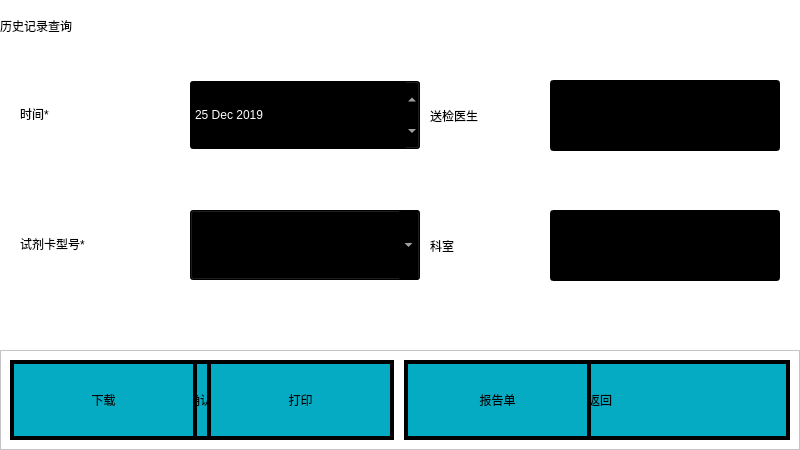
<?xml version="1.0" encoding="UTF-8"?>
<ui version="4.0">
 <class>Form</class>
 <widget class="QWidget" name="Form">
  <property name="geometry">
   <rect>
    <x>0</x>
    <y>0</y>
    <width>800</width>
    <height>450</height>
   </rect>
  </property>
  <property name="windowTitle">
   <string>Form</string>
  </property>
  <property name="styleSheet">
   <string notr="true">background-color: rgb(255, 255, 255);</string>
  </property>
  <widget class="QStackedWidget" name="stackedWidget">
   <property name="geometry">
    <rect>
     <x>0</x>
     <y>0</y>
     <width>800</width>
     <height>350</height>
    </rect>
   </property>
   <property name="currentIndex">
    <number>0</number>
   </property>
   <widget class="QWidget" name="page">
    <widget class="QLabel" name="label_3">
     <property name="geometry">
      <rect>
       <x>0</x>
       <y>0</y>
       <width>211</width>
       <height>51</height>
      </rect>
     </property>
     <property name="styleSheet">
      <string notr="true">font: 20pt &quot;宋体&quot;;</string>
     </property>
     <property name="text">
      <string>历史记录查询</string>
     </property>
    </widget>
    <widget class="QDateEdit" name="dateBox">
     <property name="geometry">
      <rect>
       <x>190</x>
       <y>80</y>
       <width>230</width>
       <height>70</height>
      </rect>
     </property>
     <property name="sizePolicy">
      <sizepolicy hsizetype="Minimum" vsizetype="Preferred">
       <horstretch>0</horstretch>
       <verstretch>0</verstretch>
      </sizepolicy>
     </property>
     <property name="styleSheet">
      <string notr="true">QDateEdit {
font: 20pt &quot;宋体&quot;;
color: rgb(255, 255, 255);
background-color: rgb(0, 0, 0);
}

QDateEdit::drop-down
{
width:56px;  height:56px;
}


QCalendarWidget{
font: 20pt &quot;宋体&quot;;
color: rgb(255, 255, 255);
background-color: rgb(5, 171, 194);
}

QCalendarWidget QAbstractItemView:enabled{
font: 20pt &quot;宋体&quot;;
color: rgb(255, 255, 255);
background-color: rgb(5, 171, 194);
}

QCalendarWidget QToolButton{
font: 20pt &quot;宋体&quot;;
color: rgb(255, 255, 255);
background-color: rgb(5, 171, 194);
}

QCalendarWidget QToolButton QMenu{
font: 20pt &quot;宋体&quot;;
color: rgb(255, 255, 255);
background-color: rgb(5, 171, 194);
}

QCalendarWidget QSpinBox#qt_calendar_yearedit{
font: 20pt &quot;宋体&quot;;
background:#05abc2;
height:34px;
width:125px;
selection-background-color:#05abc2;
}
QCalendarWidget QSpinBox::up-button 
{ subcontrol-origin: border;  subcontrol-position: top right;  width:65px; }
QCalendarWidget QSpinBox::down-button
 {subcontrol-origin: border; subcontrol-position: bottom right;  width:65px;}
QCalendarWidget QSpinBox::up-arrow
 { width:56px;  height:56px; }
QCalendarWidget QSpinBox::down-arrow
 { width:56px;  height:56px; }</string>
     </property>
     <property name="buttonSymbols">
      <enum>QAbstractSpinBox::UpDownArrows</enum>
     </property>
     <property name="dateTime">
      <datetime>
       <hour>16</hour>
       <minute>0</minute>
       <second>0</second>
       <year>2019</year>
       <month>12</month>
       <day>25</day>
      </datetime>
     </property>
    </widget>
    <widget class="QLabel" name="label_2">
     <property name="geometry">
      <rect>
       <x>20</x>
       <y>80</y>
       <width>136</width>
       <height>67</height>
      </rect>
     </property>
     <property name="minimumSize">
      <size>
       <width>0</width>
       <height>0</height>
      </size>
     </property>
     <property name="styleSheet">
      <string notr="true">font: 20pt &quot;宋体&quot;;</string>
     </property>
     <property name="text">
      <string>时间*</string>
     </property>
    </widget>
    <widget class="QComboBox" name="modeBox_3">
     <property name="geometry">
      <rect>
       <x>190</x>
       <y>210</y>
       <width>230</width>
       <height>70</height>
      </rect>
     </property>
     <property name="sizePolicy">
      <sizepolicy hsizetype="Preferred" vsizetype="Preferred">
       <horstretch>0</horstretch>
       <verstretch>0</verstretch>
      </sizepolicy>
     </property>
     <property name="styleSheet">
      <string notr="true">QComboBox::drop-down{
width:56px;  height:56px;
}

QComboBox{
font: 20pt &quot;宋体&quot;;
color: rgb(255, 255, 255);
background-color: rgb(0, 0, 0);
}

QComboBox QAbstractItemView {
	background-color: rgb(0, 0, 0);/*背景颜色*/
    padding: 1px 2px 1px 2px;  /*针对于组合框中的文本内容*/
	color: rgb(255,255,255)
}</string>
     </property>
    </widget>
    <widget class="QLabel" name="label">
     <property name="geometry">
      <rect>
       <x>20</x>
       <y>210</y>
       <width>161</width>
       <height>67</height>
      </rect>
     </property>
     <property name="sizePolicy">
      <sizepolicy hsizetype="Preferred" vsizetype="Preferred">
       <horstretch>0</horstretch>
       <verstretch>0</verstretch>
      </sizepolicy>
     </property>
     <property name="styleSheet">
      <string notr="true">font: 20pt &quot;宋体&quot;;</string>
     </property>
     <property name="text">
      <string>试剂卡型号*</string>
     </property>
    </widget>
    <widget class="QLabel" name="label_4">
     <property name="geometry">
      <rect>
       <x>430</x>
       <y>80</y>
       <width>111</width>
       <height>71</height>
      </rect>
     </property>
     <property name="styleSheet">
      <string notr="true">font: 20pt &quot;宋体&quot;;</string>
     </property>
     <property name="text">
      <string>送检医生</string>
     </property>
    </widget>
    <widget class="QLabel" name="label_5">
     <property name="geometry">
      <rect>
       <x>430</x>
       <y>210</y>
       <width>111</width>
       <height>71</height>
      </rect>
     </property>
     <property name="styleSheet">
      <string notr="true">font: 20pt &quot;宋体&quot;;</string>
     </property>
     <property name="text">
      <string>科室</string>
     </property>
    </widget>
    <widget class="QLineEdit" name="lineEdit">
     <property name="geometry">
      <rect>
       <x>550</x>
       <y>80</y>
       <width>230</width>
       <height>71</height>
      </rect>
     </property>
     <property name="styleSheet">
      <string notr="true">QLineEdit{
font: 20pt &quot;宋体&quot;;
background-color:rgba(0,0,0,255);
color: rgb(255,255,255);
}</string>
     </property>
    </widget>
    <widget class="QLineEdit" name="lineEdit_2">
     <property name="geometry">
      <rect>
       <x>550</x>
       <y>210</y>
       <width>230</width>
       <height>71</height>
      </rect>
     </property>
     <property name="styleSheet">
      <string notr="true">QLineEdit{
font: 20pt &quot;宋体&quot;;
background-color:rgba(0,0,0,255);
color: rgb(255,255,255);
}</string>
     </property>
    </widget>
   </widget>
   <widget class="QWidget" name="page_2">
    <widget class="QTableView" name="historyTable">
     <property name="geometry">
      <rect>
       <x>10</x>
       <y>0</y>
       <width>778</width>
       <height>350</height>
      </rect>
     </property>
     <property name="sizePolicy">
      <sizepolicy hsizetype="Preferred" vsizetype="Preferred">
       <horstretch>0</horstretch>
       <verstretch>0</verstretch>
      </sizepolicy>
     </property>
     <property name="styleSheet">
      <string notr="true">#historyTable {
		font: 20pt &quot;宋体&quot;;
border:4px solid rgb(0,0,0);
}</string>
     </property>
    </widget>
   </widget>
   <widget class="QWidget" name="page_3">
    <widget class="QLabel" name="picLabel">
     <property name="geometry">
      <rect>
       <x>230</x>
       <y>10</y>
       <width>351</width>
       <height>331</height>
      </rect>
     </property>
     <property name="styleSheet">
      <string notr="true">font: 60pt &quot;幼圆&quot;;</string>
     </property>
     <property name="text">
      <string/>
     </property>
    </widget>
   </widget>
   <widget class="QWidget" name="page_4">
    <widget class="QTableWidget" name="tableWidget">
     <property name="geometry">
      <rect>
       <x>10</x>
       <y>10</y>
       <width>771</width>
       <height>341</height>
      </rect>
     </property>
     <property name="styleSheet">
      <string notr="true">QTableWidget{
border:4px solid rgb(0,0,0);
background-color:rgb(255,255,255);
}

QTableWidget::Item
{
border:2px solid rgb(0,0,0);
background-color:rgb(255,255,255);
}
</string>
     </property>
    </widget>
   </widget>
  </widget>
  <widget class="QFrame" name="frame">
   <property name="geometry">
    <rect>
     <x>0</x>
     <y>350</y>
     <width>800</width>
     <height>100</height>
    </rect>
   </property>
   <property name="frameShape">
    <enum>QFrame::StyledPanel</enum>
   </property>
   <property name="frameShadow">
    <enum>QFrame::Raised</enum>
   </property>
   <widget class="QPushButton" name="btnConfirm">
    <property name="geometry">
     <rect>
      <x>10</x>
      <y>10</y>
      <width>380</width>
      <height>80</height>
     </rect>
    </property>
    <property name="styleSheet">
     <string notr="true">QPushButton {
font: 20pt &quot;宋体&quot;;
border:4px solid rgb(0,0,0);
background-color:#05abc2;
}

QPushButton:pressed{
background-color: rgb(255, 0, 0);
}
</string>
    </property>
    <property name="text">
     <string>确认</string>
    </property>
   </widget>
   <widget class="QPushButton" name="btnReturn">
    <property name="geometry">
     <rect>
      <x>410</x>
      <y>10</y>
      <width>380</width>
      <height>80</height>
     </rect>
    </property>
    <property name="styleSheet">
     <string notr="true">QPushButton {
font: 20pt &quot;宋体&quot;;
border:4px solid rgb(0,0,0);
background-color:#05abc2;
}

QPushButton:pressed{
background-color: rgb(255, 0, 0);
}
</string>
    </property>
    <property name="text">
     <string>返回</string>
    </property>
   </widget>
   <widget class="QPushButton" name="btnPre">
    <property name="geometry">
     <rect>
      <x>10</x>
      <y>10</y>
      <width>187</width>
      <height>80</height>
     </rect>
    </property>
    <property name="styleSheet">
     <string notr="true">QPushButton {
font: 20pt &quot;宋体&quot;;
border:4px solid rgb(0,0,0);
background-color:#05abc2;
}

QPushButton:pressed{
background-color: rgb(255, 0, 0);
}
</string>
    </property>
    <property name="text">
     <string>上一组</string>
    </property>
   </widget>
   <widget class="QPushButton" name="btnNext">
    <property name="geometry">
     <rect>
      <x>207</x>
      <y>10</y>
      <width>187</width>
      <height>80</height>
     </rect>
    </property>
    <property name="styleSheet">
     <string notr="true">QPushButton {
font: 20pt &quot;宋体&quot;;
border:4px solid rgb(0,0,0);
background-color:#05abc2;
}

QPushButton:pressed{
background-color: rgb(255, 0, 0);
}
</string>
    </property>
    <property name="text">
     <string>下一组</string>
    </property>
   </widget>
   <widget class="QPushButton" name="btnDetail">
    <property name="geometry">
     <rect>
      <x>404</x>
      <y>10</y>
      <width>187</width>
      <height>80</height>
     </rect>
    </property>
    <property name="styleSheet">
     <string notr="true">QPushButton {
font: 20pt &quot;宋体&quot;;
border:4px solid rgb(0,0,0);
background-color:#05abc2;
}

QPushButton:pressed{
background-color: rgb(255, 0, 0);
}
</string>
    </property>
    <property name="text">
     <string>详情</string>
    </property>
   </widget>
   <widget class="QPushButton" name="btnReport">
    <property name="geometry">
     <rect>
      <x>404</x>
      <y>10</y>
      <width>187</width>
      <height>80</height>
     </rect>
    </property>
    <property name="styleSheet">
     <string notr="true">QPushButton {
font: 20pt &quot;宋体&quot;;
border:4px solid rgb(0,0,0);
background-color:#05abc2;
}

QPushButton:pressed{
background-color: rgb(255, 0, 0);
}
</string>
    </property>
    <property name="text">
     <string>报告单</string>
    </property>
   </widget>
   <widget class="QPushButton" name="btnPrint">
    <property name="geometry">
     <rect>
      <x>207</x>
      <y>10</y>
      <width>187</width>
      <height>80</height>
     </rect>
    </property>
    <property name="styleSheet">
     <string notr="true">QPushButton {
font: 20pt &quot;宋体&quot;;
border:4px solid rgb(0,0,0);
background-color:#05abc2;
}

QPushButton:pressed{
background-color: rgb(255, 0, 0);
}
</string>
    </property>
    <property name="text">
     <string>打印</string>
    </property>
   </widget>
   <widget class="QPushButton" name="btnDownload">
    <property name="geometry">
     <rect>
      <x>10</x>
      <y>10</y>
      <width>187</width>
      <height>80</height>
     </rect>
    </property>
    <property name="styleSheet">
     <string notr="true">QPushButton {
font: 20pt &quot;宋体&quot;;
border:4px solid rgb(0,0,0);
background-color:#05abc2;
}

QPushButton:pressed{
background-color: rgb(255, 0, 0);
}
</string>
    </property>
    <property name="text">
     <string>下载</string>
    </property>
   </widget>
  </widget>
 </widget>
 <resources/>
 <connections/>
</ui>
